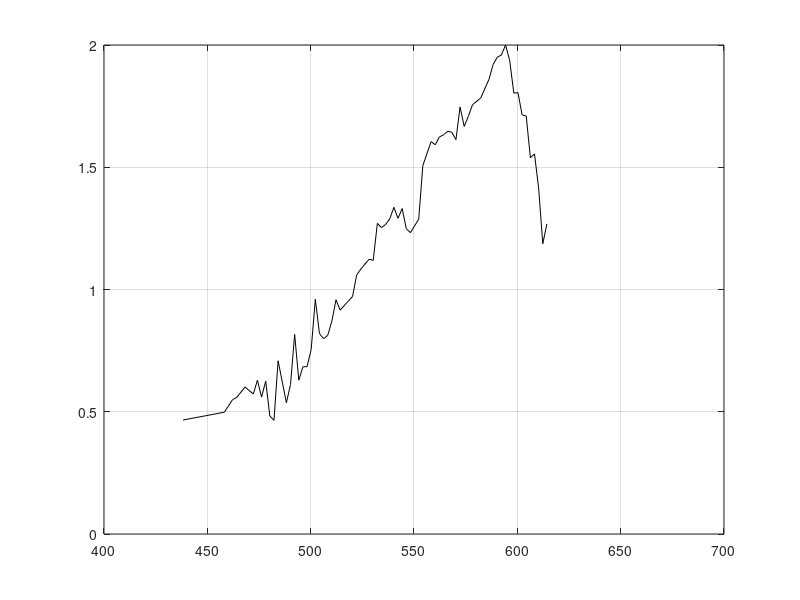

This figure's MATLAB source: (Note: this script raises an error after producing the figure.)
load GT526.mat
yaxis = 2;
fs = 44100;
resolud = 2;
maxf = 2000;
lowlim = 400;
highlim = 700;
l = fs/resolud;
ll = maxf/resolud;
freq = linspace(0,maxf-1,ll);
filtval = 0.2;

qfplot= qfplot * yaxis / max(qfplot);
qfplotwithfreq = [qfplot;freq];
qfplotwithfreq = qfplotwithfreq(:,qfplotwithfreq(1,:) > filtval);
plot(qfplotwithfreq(2,:),qfplotwithfreq(1,:),'-k');grid on;axis([lowlim,highlim, 0, yaxis]);

curmaxqfsig = repmat(curmaxqfsig,100,1);
p=audioplayer(curmaxqfsig, fs); play(p);